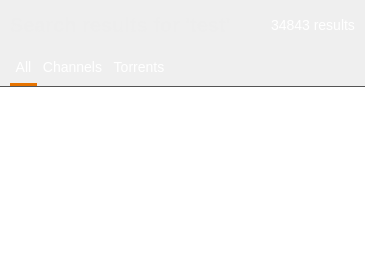
        <widget class="SearchResultsPage" name="search_results_page">
         <layout class="QVBoxLayout" name="verticalLayout">
          <property name="spacing">
           <number>0</number>
          </property>
          <property name="leftMargin">
           <number>0</number>
          </property>
          <property name="topMargin">
           <number>0</number>
          </property>
          <property name="rightMargin">
           <number>0</number>
          </property>
          <property name="bottomMargin">
           <number>0</number>
          </property>
          <item>
           <widget class="QWidget" name="widget_7" native="true">
            <layout class="QHBoxLayout" name="horizontalLayout_28">
             <property name="spacing">
              <number>0</number>
             </property>
             <property name="leftMargin">
              <number>0</number>
             </property>
             <property name="topMargin">
              <number>0</number>
             </property>
             <property name="rightMargin">
              <number>0</number>
             </property>
             <property name="bottomMargin">
              <number>0</number>
             </property>
             <item>
              <spacer name="horizontalSpacer_35">
               <property name="orientation">
                <enum>Qt::Horizontal</enum>
               </property>
               <property name="sizeType">
                <enum>QSizePolicy::Fixed</enum>
               </property>
               <property name="sizeHint" stdset="0">
                <size>
                 <width>10</width>
                 <height>20</height>
                </size>
               </property>
              </spacer>
             </item>
             <item>
              <widget class="QLabel" name="search_results_header_label">
               <property name="sizePolicy">
                <sizepolicy hsizetype="Preferred" vsizetype="Fixed">
                 <horstretch>0</horstretch>
                 <verstretch>0</verstretch>
                </sizepolicy>
               </property>
               <property name="minimumSize">
                <size>
                 <width>0</width>
                 <height>50</height>
                </size>
               </property>
               <property name="maximumSize">
                <size>
                 <width>16777215</width>
                 <height>50</height>
                </size>
               </property>
               <property name="styleSheet">
                <string notr="true">color: #eee;
background-color: transparent;
font-size: 20px;
font-weight: bold;</string>
               </property>
               <property name="text">
                <string>Search results for 'test'</string>
               </property>
              </widget>
             </item>
             <item>
              <spacer name="horizontalSpacer_36">
               <property name="orientation">
                <enum>Qt::Horizontal</enum>
               </property>
               <property name="sizeHint" stdset="0">
                <size>
                 <width>40</width>
                 <height>20</height>
                </size>
               </property>
              </spacer>
             </item>
             <item>
              <widget class="QLabel" name="num_search_results_label">
               <property name="styleSheet">
                <string notr="true">font-size: 14px;
color: white;</string>
               </property>
               <property name="text">
                <string>34843 results</string>
               </property>
              </widget>
             </item>
             <item>
              <spacer name="horizontalSpacer_37">
               <property name="orientation">
                <enum>Qt::Horizontal</enum>
               </property>
               <property name="sizeType">
                <enum>QSizePolicy::Fixed</enum>
               </property>
               <property name="sizeHint" stdset="0">
                <size>
                 <width>10</width>
                 <height>20</height>
                </size>
               </property>
              </spacer>
             </item>
            </layout>
           </widget>
          </item>
          <item>
           <widget class="TabButtonPanel" name="search_results_tab" native="true">
            <layout class="QHBoxLayout" name="horizontalLayout_27">
             <property name="spacing">
              <number>0</number>
             </property>
             <property name="leftMargin">
              <number>0</number>
             </property>
             <property name="topMargin">
              <number>0</number>
             </property>
             <property name="rightMargin">
              <number>0</number>
             </property>
             <property name="bottomMargin">
              <number>0</number>
             </property>
             <item>
              <spacer name="horizontalSpacer_33">
               <property name="orientation">
                <enum>Qt::Horizontal</enum>
               </property>
               <property name="sizeType">
                <enum>QSizePolicy::Fixed</enum>
               </property>
               <property name="sizeHint" stdset="0">
                <size>
                 <width>10</width>
                 <height>20</height>
                </size>
               </property>
              </spacer>
             </item>
             <item>
              <widget class="UnderlineTabButton" name="search_results_all_button">
               <property name="sizePolicy">
                <sizepolicy hsizetype="Minimum" vsizetype="Fixed">
                 <horstretch>0</horstretch>
                 <verstretch>0</verstretch>
                </sizepolicy>
               </property>
               <property name="minimumSize">
                <size>
                 <width>0</width>
                 <height>36</height>
                </size>
               </property>
               <property name="maximumSize">
                <size>
                 <width>16777215</width>
                 <height>36</height>
                </size>
               </property>
               <property name="cursor">
                <cursorShape>PointingHandCursor</cursorShape>
               </property>
               <property name="styleSheet">
                <string notr="true">color: white;
border: none;
border-bottom: 3px solid #e67300;
background: none;
font-size: 14px;
</string>
               </property>
               <property name="text">
                <string>All</string>
               </property>
              </widget>
             </item>
             <item>
              <widget class="UnderlineTabButton" name="search_results_channels_button">
               <property name="sizePolicy">
                <sizepolicy hsizetype="Minimum" vsizetype="Fixed">
                 <horstretch>0</horstretch>
                 <verstretch>0</verstretch>
                </sizepolicy>
               </property>
               <property name="minimumSize">
                <size>
                 <width>0</width>
                 <height>36</height>
                </size>
               </property>
               <property name="maximumSize">
                <size>
                 <width>16777215</width>
                 <height>36</height>
                </size>
               </property>
               <property name="cursor">
                <cursorShape>PointingHandCursor</cursorShape>
               </property>
               <property name="styleSheet">
                <string notr="true">color: white;
border: none;
border-bottom: 3px solid transparent;
background: none;
font-size: 14px;
</string>
               </property>
               <property name="text">
                <string>Channels</string>
               </property>
              </widget>
             </item>
             <item>
              <widget class="UnderlineTabButton" name="search_results_torrents_button">
               <property name="sizePolicy">
                <sizepolicy hsizetype="Minimum" vsizetype="Fixed">
                 <horstretch>0</horstretch>
                 <verstretch>0</verstretch>
                </sizepolicy>
               </property>
               <property name="minimumSize">
                <size>
                 <width>0</width>
                 <height>36</height>
                </size>
               </property>
               <property name="maximumSize">
                <size>
                 <width>16777215</width>
                 <height>36</height>
                </size>
               </property>
               <property name="cursor">
                <cursorShape>PointingHandCursor</cursorShape>
               </property>
               <property name="styleSheet">
                <string notr="true">color: white;
border: none;
border-bottom: 3px solid transparent;
background: none;
font-size: 14px;
</string>
               </property>
               <property name="text">
                <string>Torrents</string>
               </property>
              </widget>
             </item>
             <item>
              <spacer name="horizontalSpacer_34">
               <property name="orientation">
                <enum>Qt::Horizontal</enum>
               </property>
               <property name="sizeHint" stdset="0">
                <size>
                 <width>40</width>
                 <height>20</height>
                </size>
               </property>
              </spacer>
             </item>
            </layout>
           </widget>
          </item>
          <item>
           <widget class="LazyLoadList" name="search_results_list">
            <property name="styleSheet">
             <string notr="true">QListWidget::item:hover {
background-color: #999;
}
QListWidget::item {
border-bottom: 1px solid #555;
}
QListWidget {
border: none;
border-top: 1px solid #555;
}</string>
            </property>
            <property name="selectionMode">
             <enum>QAbstractItemView::NoSelection</enum>
            </property>
            <property name="verticalScrollMode">
             <enum>QAbstractItemView::ScrollPerPixel</enum>
            </property>
           </widget>
          </item>
         </layout>
        </widget>
